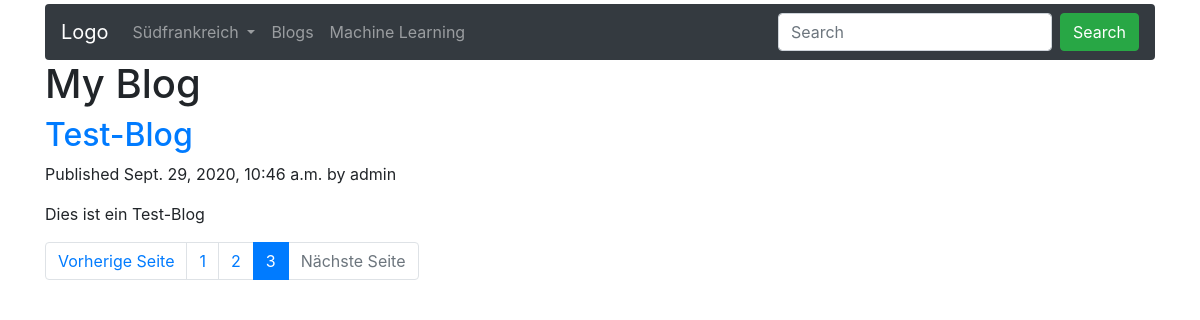
Page /blog/?page=3 on the committed database.
### blog/models.py (models this page shows, shortened)
class Post (models.Model):
    STATUS_CHOICES = (('draft','Draft'),('published','Published'),)
    title = models.CharField(max_length=250)
    slug = models.SlugField(max_length=250, unique_for_date='publish')
    author = models.ForeignKey(User, on_delete=models.CASCADE, related_name='blog_posts')
    body = models.TextField()
    publish = models.DateTimeField(default=timezone.now)
    created = models.DateTimeField(auto_now_add=True)
    updated = models.DateTimeField(auto_now=True)
    status = models.CharField(max_length=10, choices=STATUS_CHOICES,default='draft')
    objects = models.Manager()
    published = PublishedManager()
    class Meta:
        ordering = ('-publish',)
    def get_absolute_url(self):
        return reverse('blog:post_detail',args=[self.publish.year,self.publish.month,self.publish.day, self.slug])

### blog/views.py (the view)
# urls.py: path('',views.post_list,name='post_list'),
def post_list(request):
    object_list = Post.published.all()
    paginator = Paginator(object_list, 3) # 3 posts per page
    page = request.GET.get('page')
    try:
        posts = paginator.page(page)
    except PageNotAnInteger:
        posts = paginator.page(1)
    except EmptyPage:
        posts = paginator.page(paginator.num_pages)
    return render (request,'blog/post/list.html',{'page':page,'posts':posts})

### blog/models.py (called while the page is built)
    def get_queryset(self):
        return super(PublishedManager,self).get_queryset().filter(status='published')

### blog/templates/blog/post/list.html (shortened to what this page needs)
{% extends "basis.html" %}
{% block content %}
  <h1>My Blog</h1>
  {% for post in posts %}
    <h2>
      <a href="{{ post.get_absolute_url }}">
        {{ post.title }}
      </a>
    </h2>
    <p class="date">
      Published {{ post.publish }} by {{ post.author }}
    </p>
    {{ post.body|truncatewords:30|linebreaks }}
  {% endfor %}
{% with page=posts %}
{% include "pagination.html" %}
{% endwith %}
{% endblock %}

### rows in the picture
Post: title "Test-Blog", publish "Sept. 29, 2020, 10:46 a.m.", author "admin", body "Dies ist ein Test-Blog"

### other values in the picture
{{ curr_page }} "1" "2"
{{ curr_page }} "3"
